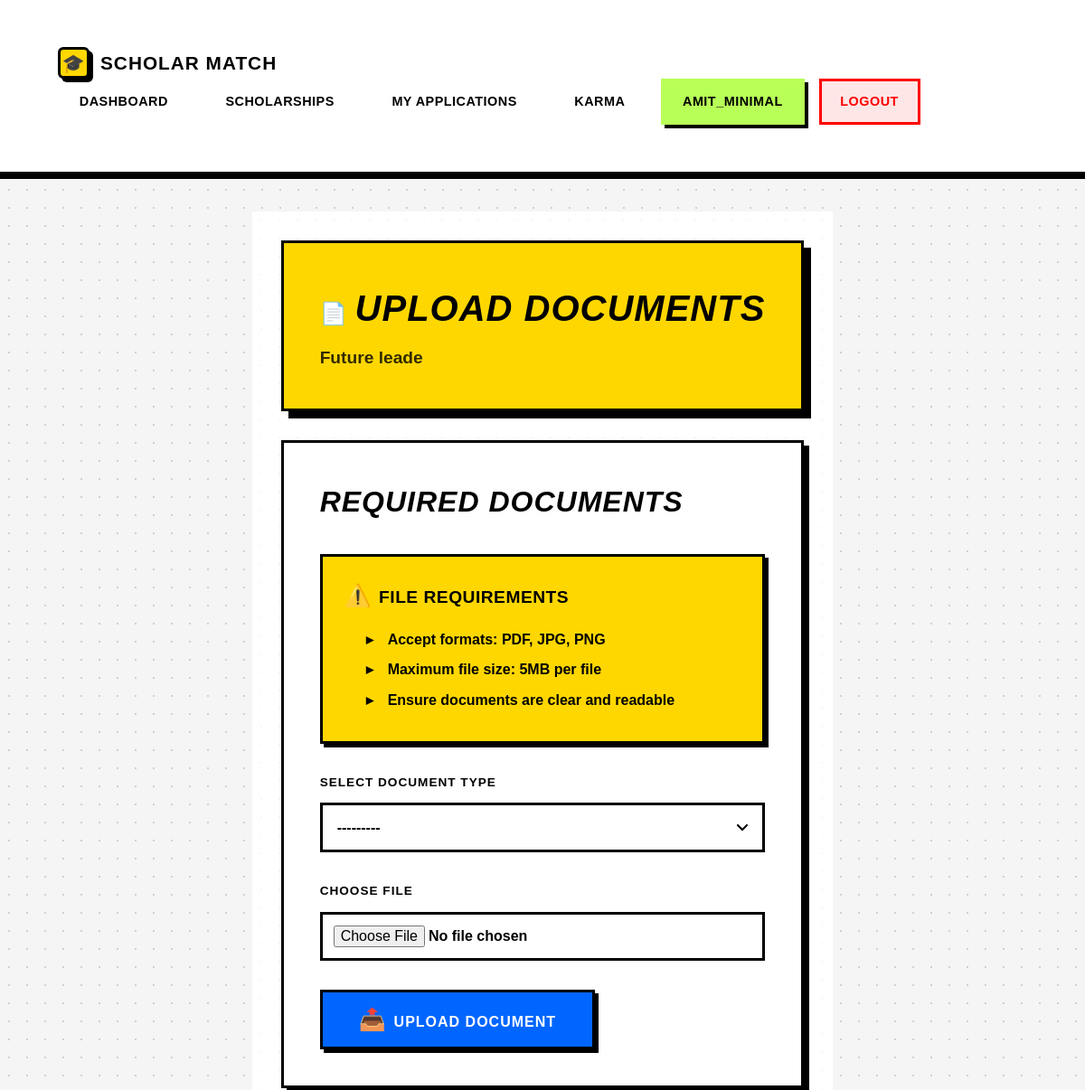
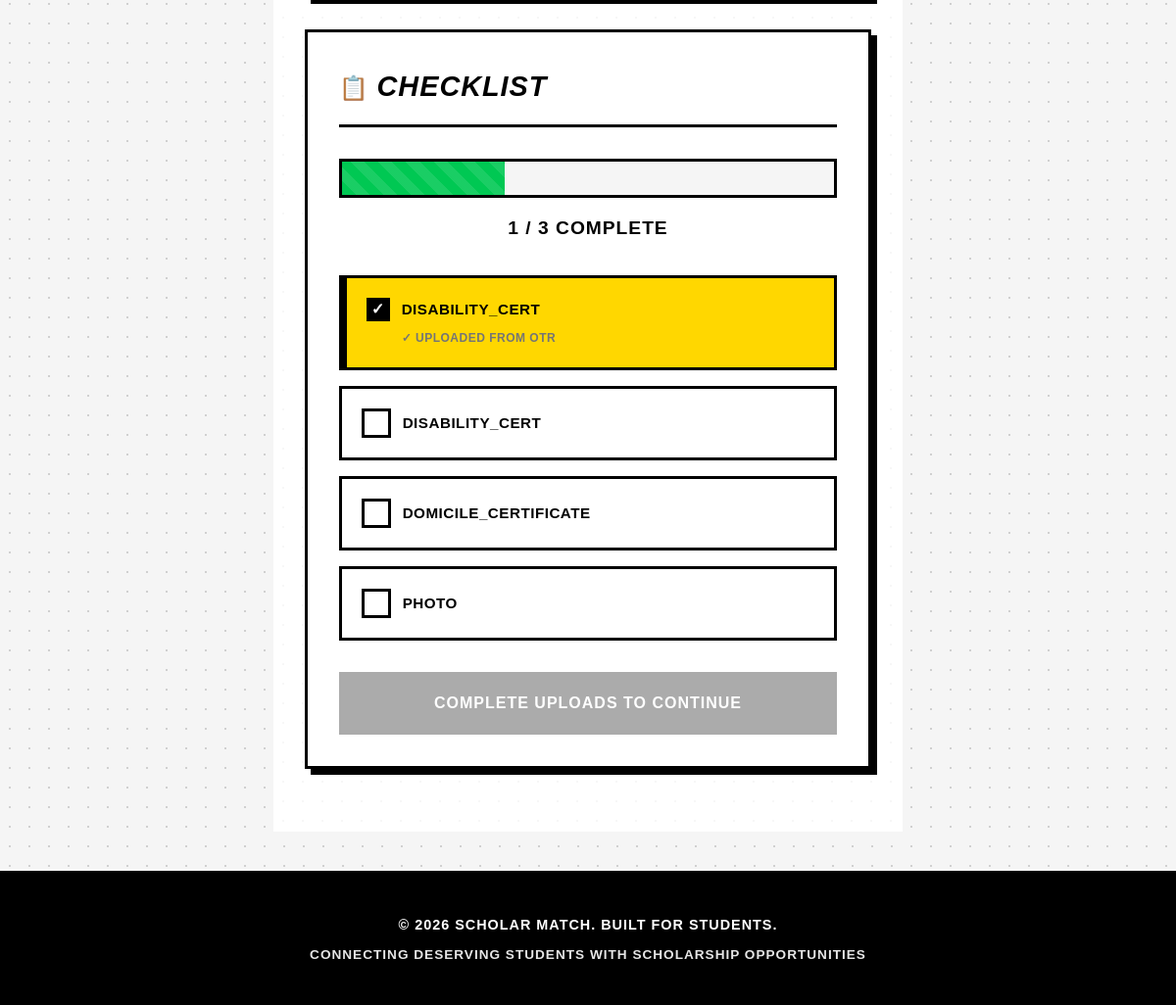
Screenshot of /applications/1/upload/ (signed in) with the database file from the repository (2 pictures, top to bottom).
### users/models.py (models this page shows, shortened)
class User(AbstractUser):
    is_student = models.BooleanField(default=True)
    is_moderator = models.BooleanField(default=False)
    is_organization = models.BooleanField(default=False)

### scholarships/models.py (models this page shows, shortened)
class Scholarship(models.Model):
    title = models.CharField(max_length=255, unique=True, verbose_name="Scholarship Title")
    org_profile = models.ForeignKey(
        'users.OrganizationProfile',
        on_delete=models.CASCADE,
        related_name='scholarships',
        null=True, blank=True,
        verbose_name="Organization"
    )
    logo = models.ImageField(
        upload_to='scholarship_logos/',
        blank=True, null=True,
        verbose_name="Organization Logo"
    )
    description = models.TextField(verbose_name="About the Scholarship (HTML allowed)")
    deadline = models.DateTimeField(verbose_name="Application Deadline")
    education_level = models.CharField(
        max_length=20,
        choices=EDUCATION_LEVEL_CHOICES,
        default='ANY',
        verbose_name="Target Education Level"
    )
    courses = models.TextField(
        blank=True, default='[]',
        help_text='JSON list of eligible courses/streams. Leave "[]" for any.'
    )
    max_family_income = models.PositiveIntegerField(
        null=True, blank=True,
        verbose_name="Max Family Annual Income (₹)",
        help_text="Maximum annual family income in INR (e.g. 800000 for ₹8 lakh)"
    )
    min_percentage = models.DecimalField(
        max_digits=5, decimal_places=2,
        null=True, blank=True,
        verbose_name="Minimum Academic Score (%/CGPA)"
    )
    demographic_focus = models.TextField(
        blank=True, default='[]',
        help_text='JSON list of demographic targets. Leave "[]" for all.'
    )
    total_budget = models.PositiveIntegerField(
        verbose_name="Total Budget (₹)",
        help_text="Full amount the organization deposits into escrow (INR)"
    )
    distribution_type = models.CharField(
        max_length=10,
        choices=DISTRIBUTION_TYPE_CHOICES,
        default='FIXED',
        verbose_name="Distribution Logic"
    )
    fixed_amount = models.PositiveIntegerField(
        null=True, blank=True,
        verbose_name="Fixed Amount per Winner (₹)",
        help_text="Required when distribution type is FIXED"
    )
    num_winners = models.PositiveIntegerField(
        null=True, blank=True,
        verbose_name="Number of Winners",
        help_text="How many students get selected"
    )
    disbursement_method = models.CharField(
        max_length=20,
        choices=DISBURSEMENT_METHOD_CHOICES,
        default='BANK_TRANSFER',
        verbose_name="Disbursement Method"
    )
    min_karma = models.PositiveIntegerField(
        default=0,
        verbose_name="Minimum Karma Points Required",
        help_text="Only students with ≥ this karma can apply"
    )
    verification_strictness = models.CharField(
        max_length=10,
        choices=VERIFICATION_STRICTNESS_CHOICES,
        default='STANDARD',
        verbose_name="Verification Strictness"
    )
    essay_question = models.TextField(
        blank=True,
        verbose_name="Custom Essay / Question (Optional)",
        help_text="e.g. 'Why do you need this scholarship?'"
    )
    is_active = models.BooleanField(
        default=False,
        help_text="Becomes True only after payment is confirmed"
    )
    is_funded = models.BooleanField(
        default=False,
        help_text="True once Razorpay payment is verified"
    )
    created_at = models.DateTimeField(auto_now_add=True)
    last_updated = models.DateTimeField(auto_now=True)
    organization = models.CharField(
        max_length=255, blank=True,
        help_text="[Legacy] Organization name as string. Use org_profile FK instead."
    )
    source_url = models.URLField(max_length=2000, blank=True)
    award_amount = models.CharField(
        max_length=50, blank=True,
        help_text="[Legacy] Free-text award amount. Use total_budget instead."
    )
    details = models.TextField(
        blank=True,
        help_text="[Legacy] Use description instead."
    )
    is_verified = models.BooleanField(default=False)
    found_by_student = models.ForeignKey(
        'users.StudentProfile',
        on_delete=models.SET_NULL,
        null=True, blank=True,
        related_name='found_scholarships'
    )
    finder_karma_awarded = models.IntegerField(default=0)
    class Meta:
        ordering = ['-created_at']
    @property
    def name(self):
        return self.title

class RequiredDocument(models.Model):
    scholarship = models.ForeignKey(
        Scholarship, on_delete=models.CASCADE, related_name='required_documents'
    )
    document_name = models.CharField(
        max_length=100,
        choices=DOCUMENT_CHOICES,
        help_text="Identifier key for the document type"
    )
    description = models.TextField(blank=True)
    is_mandatory = models.BooleanField(default=True)
    verification_strictness = models.CharField(
        max_length=10,
        choices=VERIFICATION_STRICTNESS_CHOICES,
        default='STANDARD',
        verbose_name="Verification Method for this document"
    )
    def __str__(self):
        return f"{self.get_document_name_display()} — {self.scholarship.title}"

### applications/models.py (models this page shows, shortened)
class UploadedDocument(models.Model):
    VERIFICATION_CHOICES = [
        ('PENDING', 'Pending'), ('AI_OK', 'AI Verified OK'),
        ('AI_FLAG', 'AI Flagged Issue'), ('MOD_OK', 'Moderator Verified OK')
    ]
    application = models.ForeignKey(Application, on_delete=models.CASCADE)
    document_type = models.ForeignKey(RequiredDocument, on_delete=models.CASCADE)
    file = models.FileField(upload_to='application_docs/') # You need to configure media settings
    ai_verification_status = models.CharField(max_length=10, choices=VERIFICATION_CHOICES, default='PENDING')
    moderator_verified = models.BooleanField(default=False)
    moderator_notes = models.TextField(blank=True)
    uploaded_at = models.DateTimeField(auto_now_add=True)

### applications/views.py (the view)
# urls.py: path('<int:pk>/upload/', views.upload_documents, name='upload_documents'),
@login_required
def upload_documents(request, pk):
    application = get_object_or_404(Application, pk=pk)
    if not hasattr(request.user, 'studentprofile') or application.student != request.user.studentprofile:
        messages.error(request, 'You do not have permission to access this application.')
        return redirect('student_dashboard')
    required_docs = RequiredDocument.objects.filter(scholarship=application.scholarship)
    uploaded_docs = UploadedDocument.objects.filter(application=application)
    uploaded_doc_types = set(uploaded_docs.values_list('document_type_id', flat=True))
    if request.method == 'POST':
        form = DocumentUploadForm(request.POST, request.FILES)
        if form.is_valid():
            document = form.save(commit=False)
            document.application = application
            document.save()
            messages.success(request, f'✅ {document.document_type.document_name} uploaded successfully!')
            return redirect('applications:upload_documents', pk=pk)
    else:
        form = DocumentUploadForm()
    form.fields['document_type'].queryset = required_docs.exclude(id__in=uploaded_doc_types)
    all_uploaded = required_docs.count() == uploaded_docs.count()
    context = {
        'application': application,
        'scholarship': application.scholarship,
        'form': form,
        'required_docs': required_docs,
        'uploaded_docs': uploaded_docs,
        'all_uploaded': all_uploaded,
    }
    return render(request, 'applications/upload_documents.html', context)

### applications/templates/applications/upload_documents.html (shortened to what this page needs)
{% extends 'base.html' %}
{% block content %}
<div class="upload-page-wrapper">
    <div class="upload-container-wrapper">
        <div class="upload-header">
            <h1><span class="icon-emoji">📄</span>Upload Documents</h1>
            <div class="scholarship-name">{{ scholarship.name }}</div>
        </div>
        <div class="upload-container">
            <div class="upload-form-section">
                <h2>Required Documents</h2>
                <div class="file-requirements">
                    <h4><span class="icon-emoji">⚠️</span>File Requirements</h4>
                    <ul>
                        <li>Accept formats: PDF, JPG, PNG</li>
                        <li>Maximum file size: 5MB per file</li>
                        <li>Ensure documents are clear and readable</li>
                    </ul>
                </div>
                {% if form.fields.document_type.queryset %}
                <form method="post" enctype="multipart/form-data" id="uploadForm">
                    <div class="form-group">
                        <label for="id_document_type">Select Document Type</label>
                        {{ form.document_type }}
                    </div>
                    <div class="form-group">
                        <label for="id_file">Choose File</label>
                        {{ form.file }}
                    </div>
                    <button type="submit" class="btn-upload">
                        <span class="icon-emoji">📤</span>Upload Document
                    </button>
                </form>
                {% else %}
                <div class="all-uploaded-message">
                    <h3><span class="icon-emoji">🎉</span>All Complete!</h3>
                    <p>You have uploaded all required documents.</p>
                </div>
                {% endif %}
            </div>
            <aside class="checklist-sidebar">
                <h3><span class="icon-emoji">📋</span>Checklist</h3>
                {% if required_docs %}
                <div class="progress-bar">
                    <div class="progress-fill" style="width: {% widthratio uploaded_docs.count required_docs.count 100 %}%;"></div>
                </div>
                <div class="progress-text">{{ uploaded_docs.count }} / {{ required_docs.count }} Complete</div>
                {% for doc in required_docs %}
                {% with is_uploaded=False %}
                {% for uploaded in uploaded_docs %}
                {% if uploaded.document_type.id == doc.id %}
                <div class="checklist-item uploaded">
                    <div class="doc-name">{{ doc.document_name }}</div>
                    <small>✓ Uploaded from OTR</small>
                </div>
                {% endif %}
                {% endfor %}
                {% if not is_uploaded %}
                <div class="checklist-item">
                    <div class="doc-name">{{ doc.document_name }}</div>
                </div>
                {% endif %}
                {% endwith %}
                {% endfor %}
                {% endif %}
                {% if all_uploaded %}
                <a href="{% url 'applications:review_application' pk=application.pk %}" class="btn-continue">
                    Continue to Review →
                </a>
                {% else %}
                <button class="btn-continue" disabled>
                    Complete uploads to continue
                </button>
                {% endif %}
            </aside>
        </div>
    </div>
</div>
{% endblock %}

### templates/base.html (shortened to what this page needs)
<!DOCTYPE html>
<html lang="en">
<head>
</head>
<body>
    <nav>
        <div class="container">
            <a href="/" class="logo">
                <div class="logo-icon">🎓</div>
                <span>Scholar Match</span>
            </a>
            <ul>
                {% if user.is_authenticated %}
                {% if user.is_student %}
                <li><a href="{% url 'student_dashboard' %}">Dashboard</a></li>
                <li><a href="{% url 'scholarships:scholarship_list' %}">Scholarships</a></li>
                <li><a href="{% url 'applications:my_applications' %}">My Applications</a></li>
                <li><a href="{% url 'karma:karma_dashboard' %}">Karma</a></li>
                {% elif user.is_organization %}
                <li><a href="{% url 'funder_portal:funder_dashboard' %}">Dashboard</a></li>
                <li><a href="{% url 'funder_portal:create_scholarship' %}">Create Scholarship</a></li>
                <li><a href="{% url 'funder_portal:view_applications' %}">Applications</a></li>
                {% elif user.is_moderator %}
                <li><a href="{% url 'moderator_dashboard' %}">Dashboard</a></li>
                <li><a href="{% url 'moderator_add_scholarship' %}">Add Scholarship</a></li>
                <li><a href="{% url 'karma:moderator_overview' %}">Karma Review</a></li>
                {% endif %}
                <li>
                    <span class="user-info">{{ user.username }}</span>
                </li>
                <li><a href="{% url 'logout' %}" class="logout-btn">Logout</a></li>
                {% else %}
                <li><a href="{% url 'login' %}">Login</a></li>
                {% endif %}
            </ul>
        </div>
    </nav>
    <div class="container">
        {% block content %}
        {% endblock %}
    </div>
    <footer>
        <p>&copy; 2026 Scholar Match. Built for Students.</p>
        <p style="margin-top: 0.5rem; font-size: 0.85rem; opacity: 0.9;">Connecting Deserving Students with Scholarship
            Opportunities</p>
    </footer>
</body>
</html>

### rows the page displays
User: username "AMIT_MINIMAL"
Scholarship: name "Future leade"
RequiredDocument: document_name "DISABILITY_CERT"
RequiredDocument: document_name "DOMICILE_CERTIFICATE"
RequiredDocument: document_name "PHOTO"

### other values shown
{{ uploaded_docs.count }} "1"
{{ required_docs.count }} "3"
